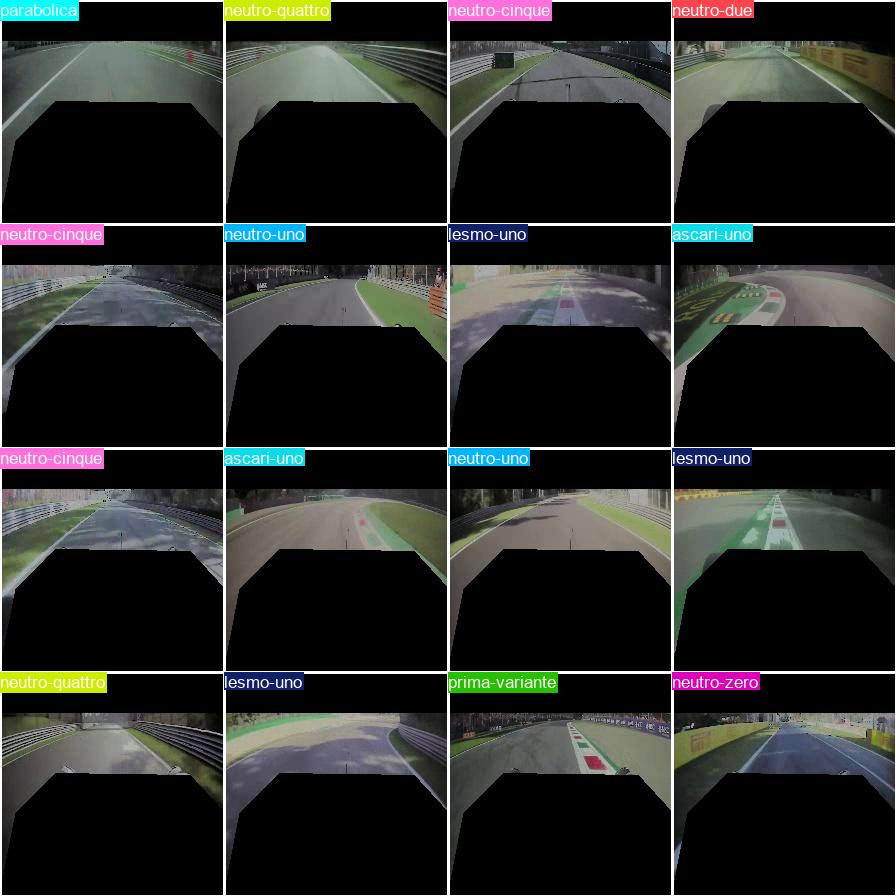
#> input picture runs/classify/val3/val_batch0_pred.jpg, 896 x 896 px, given in place of bottas_224_mask_no_filter.mp4, which was not available
$ python main2.py
#> lines starting #> are read from the running program, lines starting #| are printed output that depends on the picture; after the words box and inside, x2 and y2 are one past the last pixel; in counts of white or black regions, pixels touching at a corner belong together; pictures that were not available may be replaced by others from this repository, and a replacement may not be noted
import cv2
import time
import numpy as np


# Definisci la funzione per la correzione gamma
def adjust_gamma(image, gamma=1.0):
    # Costruisci una lookup table per mappare ogni valore di pixel
    invGamma = 1.0 / gamma
    table = np.array([((i / 255.0) ** gamma) * 255 for i in np.arange(0, 256)]).astype("uint8")

    # Applica la mappatura con la lookup table usando cv2.LUT
    return cv2.LUT(image, table)


cap = cv2.VideoCapture('media/224_mask_no_filter/bottas_224_mask_no_filter.mp4')
print(cap.get(cv2.CAP_PROP_FPS))

frame_count = 0
prev_frame_time = 0
new_frame_time = 0

IMAGE_DIM = (224,224)
cockpit = np.array([[0,224],[16,140],[55,101],[190,103],[224,140],[224,224]])
sky = np.array([[0,0],[0,40],[224,40],[224,0]])
aoi = np.array([[0,224],[224,224],[224,78],[160,60],[100,60],[0,132]])

while cap.isOpened():
	ret, image = cap.read()
#> image is the input picture: shape (896, 896, 3); mean B, G, R 40.5, 42.4, 40.7
	image = cv2.resize(image, IMAGE_DIM)
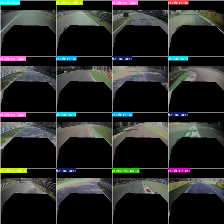
#> image: shape (224, 224, 3); mean B, G, R 38.7, 40.5, 38.9
	gray_image = cv2.cvtColor(image, cv2.COLOR_BGR2GRAY)
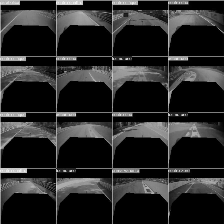
#> gray_image: shape (224, 224); min 0, max 240, mean 39.8

	edges = cv2.Canny(image,100,200)
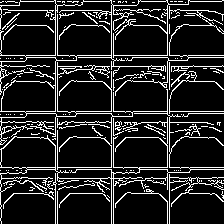
#> edges: shape (224, 224); 14.2% white in thin lines or dots
	mask = cv2.inRange(gray_image, 242, 255)
#> mask: shape (224, 224); every value is 0

	# Step 5: Dilate the all white pixels found
	erosion_kernel = np.ones((5,5), np.uint8)
	dilated = cv2.dilate(mask, erosion_kernel, iterations = 1)
	cv2.fillPoly(dilated, [cockpit], 0)
	cv2.fillPoly(dilated, [sky], 0)

	edges = cv2.Canny(gray_image,100,200)
#> edges: shape (224, 224); 13.4% white in thin lines or dots
	cv2.fillPoly(edges, [cockpit], 0)
	cv2.fillPoly(edges, [sky], 0)
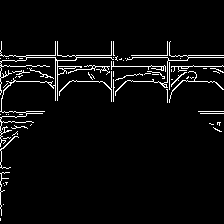
#> edges: shape (224, 224); 4.4% white in thin lines or dots, all inside (x1, y1, x2, y2) = (0, 41, 224, 221)

	lines = np.zeros((224,224),dtype = np.uint8)
	cv2.fillPoly(lines, [aoi], 255)
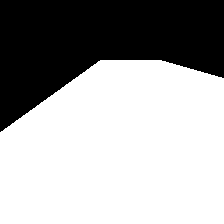
#> lines: shape (224, 224); 64.8% white; 1 black region, box (x1, y1, x2, y2) and area: (0, 0, 224, 132) 17652
	dilated = cv2.bitwise_and(dilated, lines)

	edges = cv2.bitwise_and(edges, lines)
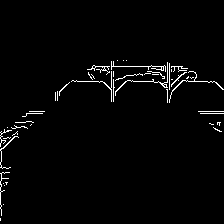
#> edges: shape (224, 224); 2.1% white in thin lines or dots, all inside (x1, y1, x2, y2) = (0, 60, 224, 221)


	# Step 4: Hough Transform to detect and connect lines
	rho = 1  # Distance resolution in pixels
	theta = np.pi / 180  # Angular resolution in radians
	threshold = 20  # Minimum number of votes in accumulator
	min_line_length = 50  # Minimum length of a line (in pixels) to be accepted
	max_line_gap = 10  # Maximum gap between segments to link them

	liness = cv2.HoughLinesP(edges, rho, theta, threshold, np.array([]), min_line_length, max_line_gap)
#> liness = [[125, 81, 214, 81], [92, 66, 182, 66], [123, 77, 187, 68], [1, 191, 1, 131], [0, 220, 0, 162], [124, 76, 181, 67]]

	# Create an image to draw the lines
	line_image = np.zeros((224,224), dtype = np.uint8)

	# Draw lines
	if liness is not None:
	    for line in liness:
	        for x1, y1, x2, y2 in line:
	            cv2.line(line_image, (x1, y1), (x2, y2), 255, 3)
#> this loop made 6 passes
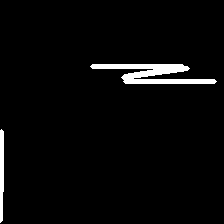
#> line_image: shape (224, 224); 3.2% white; 2 white regions, box (x1, y1, x2, y2) and area: (90, 64, 217, 84) 1272, (0, 129, 4, 223) 338


	res = cv2.bitwise_and(line_image, dilated)
	res = cv2.cvtColor(res, cv2.COLOR_GRAY2BGR)
#> res: shape (224, 224, 3); every value is 0
	alls = cv2.addWeighted(image, 1, res, 1, 0)


	# if frame is read correctly ret is True
	if not ret:
		print("Can't receive frame (stream end?). Exiting ...")
		break


	if frame_count % 2 == 0:
		cv2.imshow('res', res)
		cv2.imshow('edges', edges)
		cv2.imshow('original', image)
		cv2.imshow('lines', alls)


	if cv2.waitKey(1) == ord('q'):
#> (key q is pressed here)
		break

	frame_count += 1
cap.release()
cv2.destroyAllWindows()

$ run again, on runs/classify/val3/val_batch1_pred.jpg
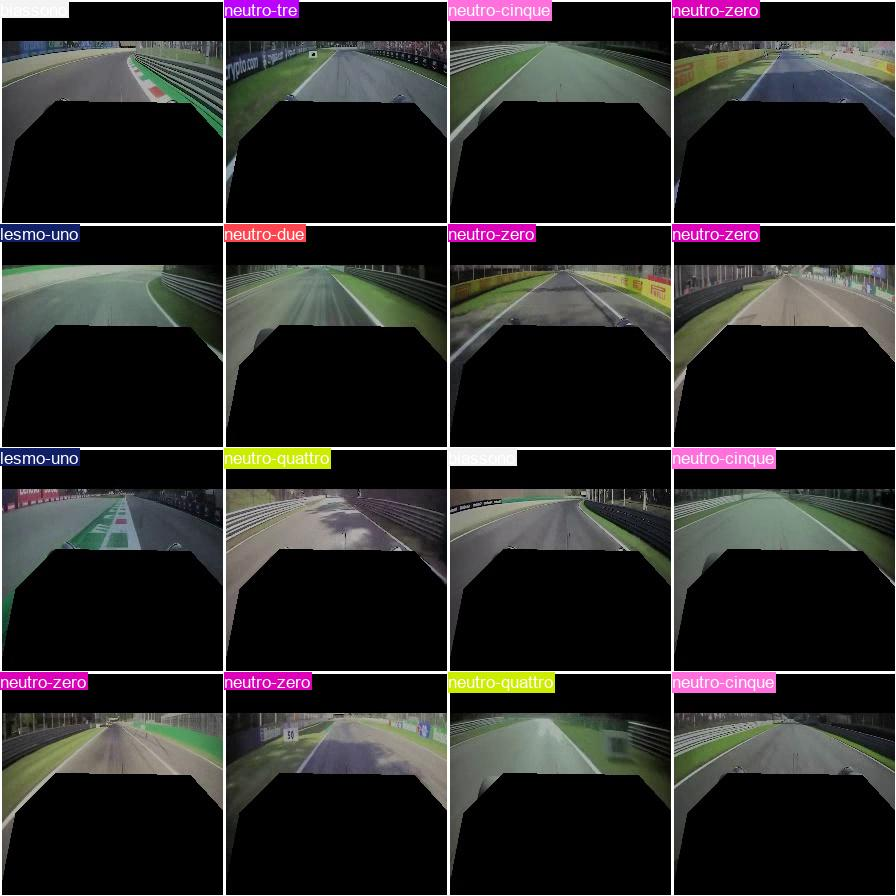
#> input picture runs/classify/val3/val_batch1_pred.jpg, 896 x 896 px, given in place of bottas_224_mask_no_filter.mp4, which was not available
#> image is the input picture: shape (896, 896, 3); mean B, G, R 39.5, 40.5, 41.4
#> image: shape (224, 224, 3)
#> `edges = cv2.Canny(image,100,200)`:
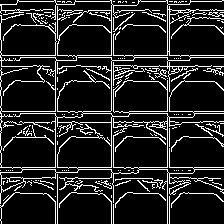
#> edges: shape (224, 224); 14.1% white in thin lines or dots
#> mask: shape (224, 224); 0.26% white; 2 white regions, box (x1, y1, x2, y2) and area: (0, 0, 17, 4) 66, (112, 112, 129, 116) 66
#> lines: shape (224, 224); 64.8% white; 1 black region, box (x1, y1, x2, y2) and area: (0, 0, 224, 132) 17652
#> liness = [[73, 81, 214, 81], [111, 65, 182, 66], [91, 66, 148, 72]]
#> the loop `for line in liness:` made 3 passes
#> after the loop `for line in liness:`:
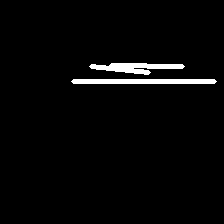
#> line_image: shape (224, 224); 2.7% white; 2 white regions, box (x1, y1, x2, y2) and area: (71, 79, 217, 84) 718, (89, 63, 185, 75) 647
#> res: shape (224, 224, 3); every value is 0

$ run again, on runs/classify/val3/val_batch2_pred.jpg
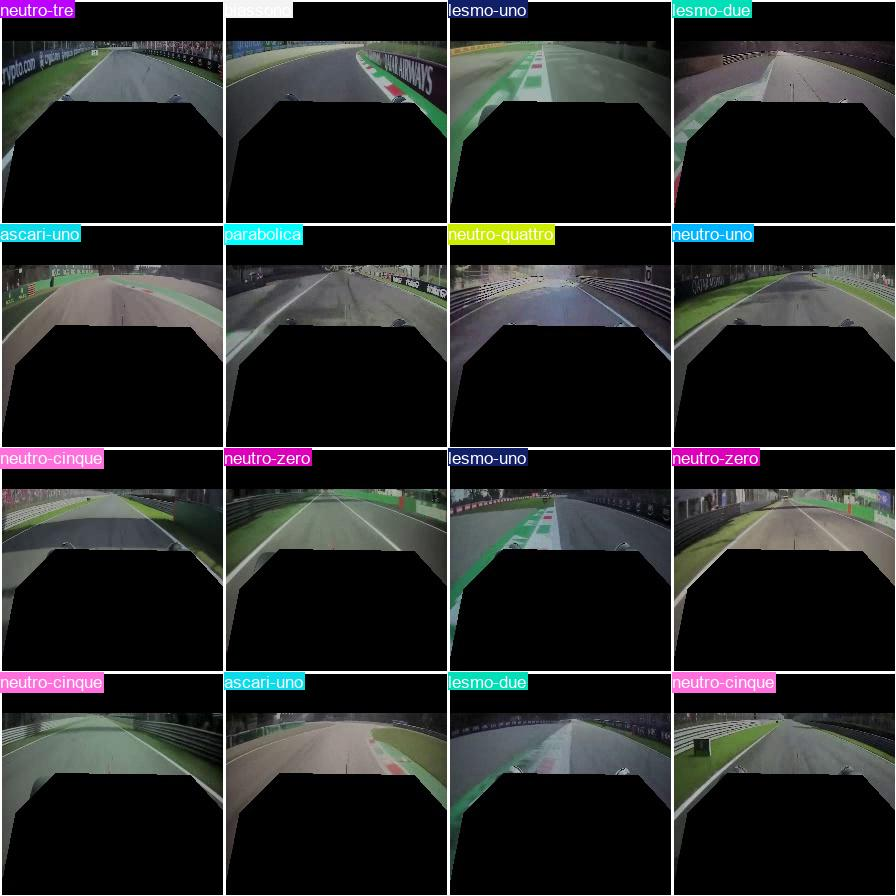
#> input picture runs/classify/val3/val_batch2_pred.jpg, 896 x 896 px, given in place of bottas_224_mask_no_filter.mp4, which was not available
#> image is the input picture: shape (896, 896, 3); mean B, G, R 39.8, 40.1, 38.2
#> image: shape (224, 224, 3)
#> `edges = cv2.Canny(image,100,200)`:
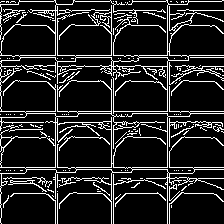
#> edges: shape (224, 224); 14.2% white in thin lines or dots
#> mask: shape (224, 224); 0.13% white; 1 white region, box (x1, y1, x2, y2) and area: (56, 0, 73, 4) 66
#> lines: shape (224, 224); 64.8% white; 1 black region, box (x1, y1, x2, y2) and area: (0, 0, 224, 132) 17652
#> liness = [[91, 66, 181, 66], [125, 81, 214, 81], [1, 192, 1, 132], [105, 72, 187, 73], [72, 80, 124, 83]]
#> the loop `for line in liness:` made 5 passes
#> after the loop `for line in liness:`:
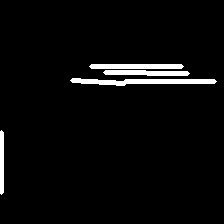
#> line_image: shape (224, 224); 3.7% white; 4 white regions, box (x1, y1, x2, y2) and area: (70, 78, 217, 86) 724, (89, 64, 184, 69) 463, (103, 70, 190, 76) 422, (0, 130, 4, 195) 252
#> res: shape (224, 224, 3); every value is 0
